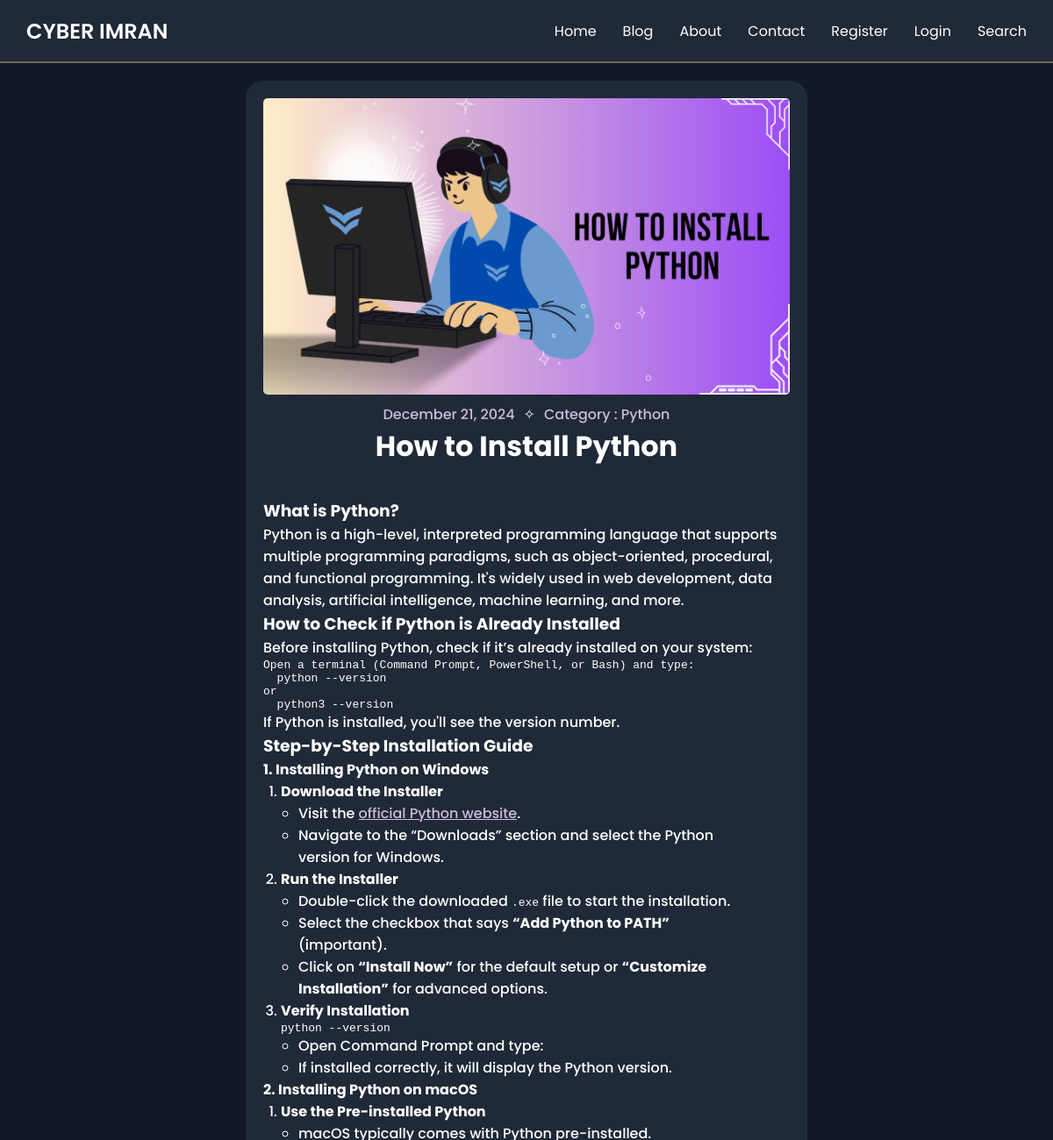
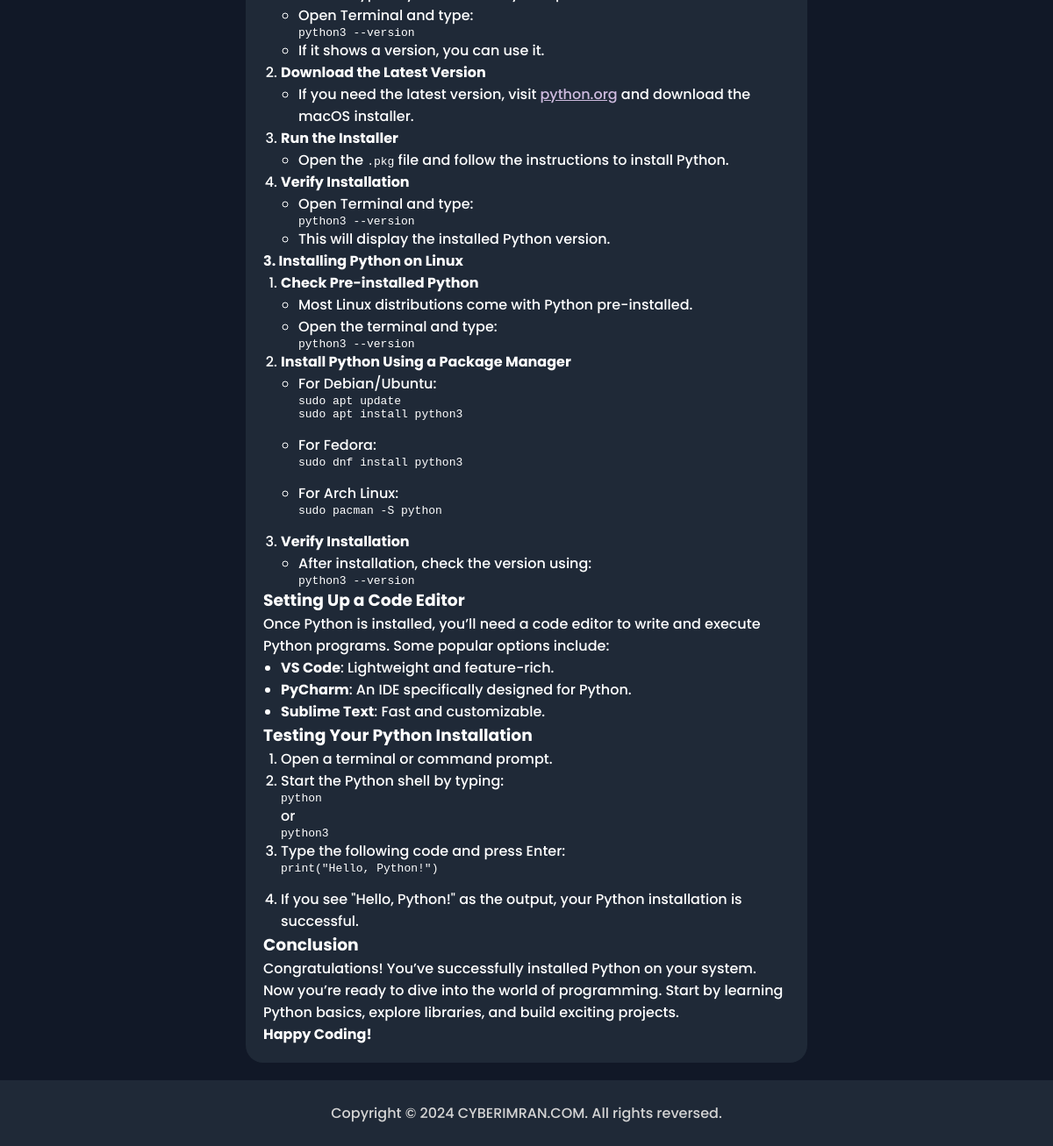
The page /how-to-install-python/ on the database its author committed (2 pictures, top to bottom).
### blogapp/models.py (models this page shows, shortened)
class BlogPost(models.Model):
    title = models.CharField(max_length=45)
    description = models.TextField(max_length=70, default="No Description")
    category = models.ForeignKey(Category, null=True, blank=False, on_delete=models.SET_NULL,)
    slug = models.CharField(unique=True, null=False, blank=False, max_length=150)
    dateandtime = models.DateTimeField(auto_now_add=True)
    image = models.ImageField(upload_to='images/', null=False, blank=False)
    premium = models.BooleanField(default=False)
    content = RichTextField()

class Category(models.Model):
    name = models.CharField(max_length=255, unique=True)
    class Meta:
        verbose_name_plural = "Categories"
    def __str__(self):
        return self.name

### blogapp/views.py (the view)
# urls.py: path('<slug:slug>/', blog, name='blog'),
def blog(request, slug):
    blog = BlogPost.objects.get(slug=slug)
    context={"page_title":blog.title, "blog":blog, "css_file":"css/blog.css"}
    return render(request, 'blog.html', context)

### templates/blog.html
{% extends 'base.html' %} {% block content %}
<div id="blog-container">
    <div id="blog-post">
        <img src="http://127.0.0.1:8000/media/{{blog.image}}" alt="">
        <p id="p"><span>{{ blog.dateandtime|date:"F j, Y" }}</span>✧<span>Category : {{blog.category}}</span></p>
        <h1 id="blog-title">{{blog.title}}</h1>
        <div id="blog-content">{{blog.content|safe}}</div>
    </div>
</div>
{% endblock %}

### static/css/base.css (style rules this page uses)
* { margin: 0; padding: 0; }
body { width: 100%; background-color: #111827; display: flex; flex-direction: column; min-height: 100vh }

### static/css/blog.css (style rules this page uses)
#blog-container { margin: 20px 0px; display: flex; width: 100%; justify-content: center; height: fit-content; }
#blog-post { width: 50%; height: fit-content; background-color: #1F2937; padding: 20px; display: flex; justify-content: center; align-items: center; flex-direction: column; font-family: "Poppins", serif; font-weight: 500; font-style: normal; border-radius: 20px; }
#blog-post img { width: 100%; height: auto; border-radius: 5px; }
#blog-post #p { color: white; margin-top: 10px; }
#blog-post p span { color: #cebbdf; margin: 0px 10px; }
#blog-post h1 { color: white; text-align: center; }
#blog-content { color: white; width: 100%; word-wrap: break-word; }
#blog-content a { color: #cebbdf; }
#blog-content li { margin: 0px 20px; }

### rows shown on the page
BlogPost: image (picture), dateandtime "December 21, 2024", category "Python", title "How to Install Python", content "What is Python? Python is a high-level, interpreted programming language that supports multiple programming paradigms, such as object-oriented, procedural, and functional programming. It's widely used in web development, data analysis, artificial intelligence, machine learning, and more. How to Check if Python is Already Installed Before installing Python, check if it’s already installed on your system: Open a terminal (Command Prompt, PowerShell, or Bash) and type: python --version or python3 --version If Python is installed, you'll see the version number. Step-by-Step Installation Guide 1. Installing Python on Windows Download the Installer Visit the official Python website . Navigate to…"
